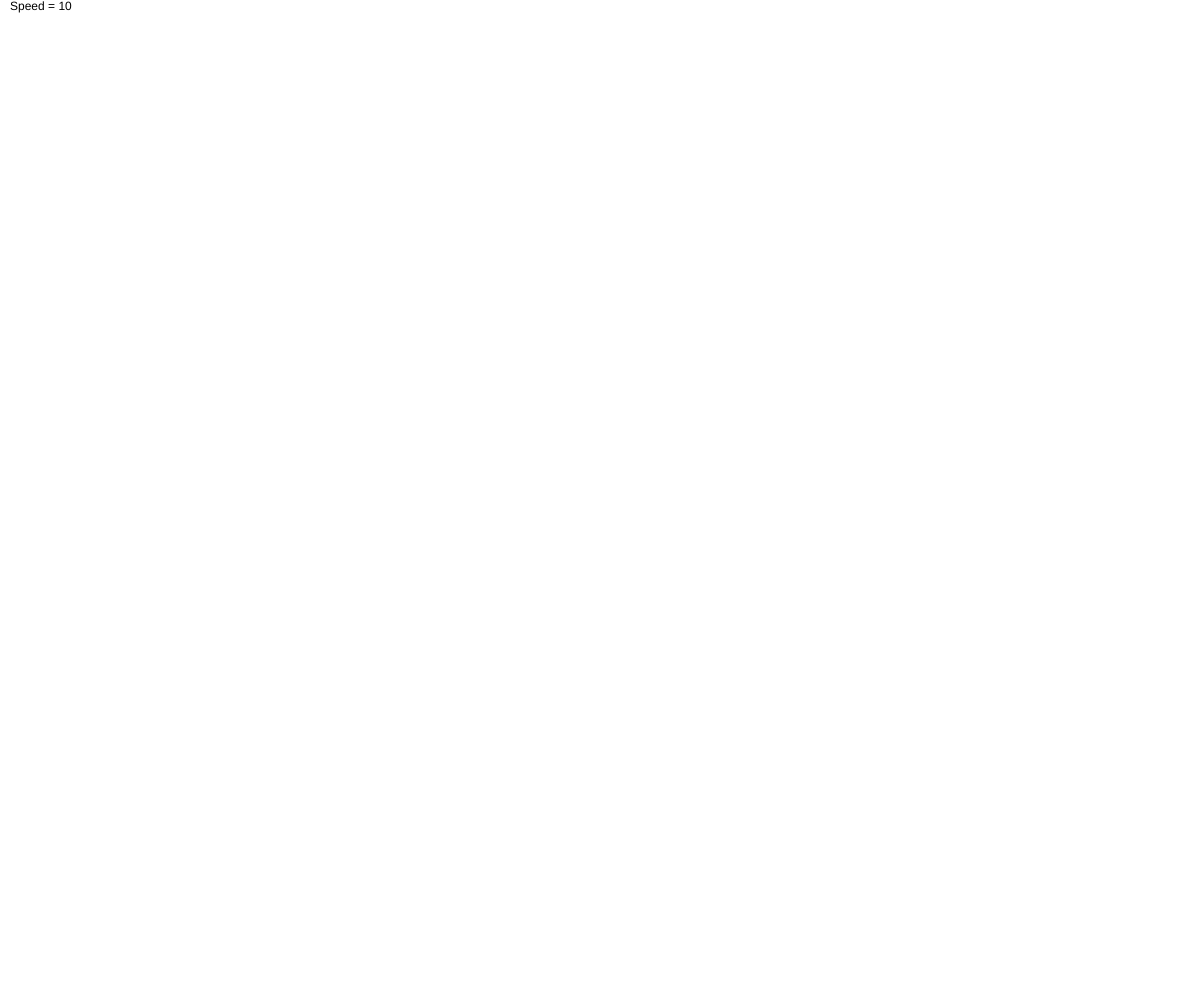
Frame 1 (no input)
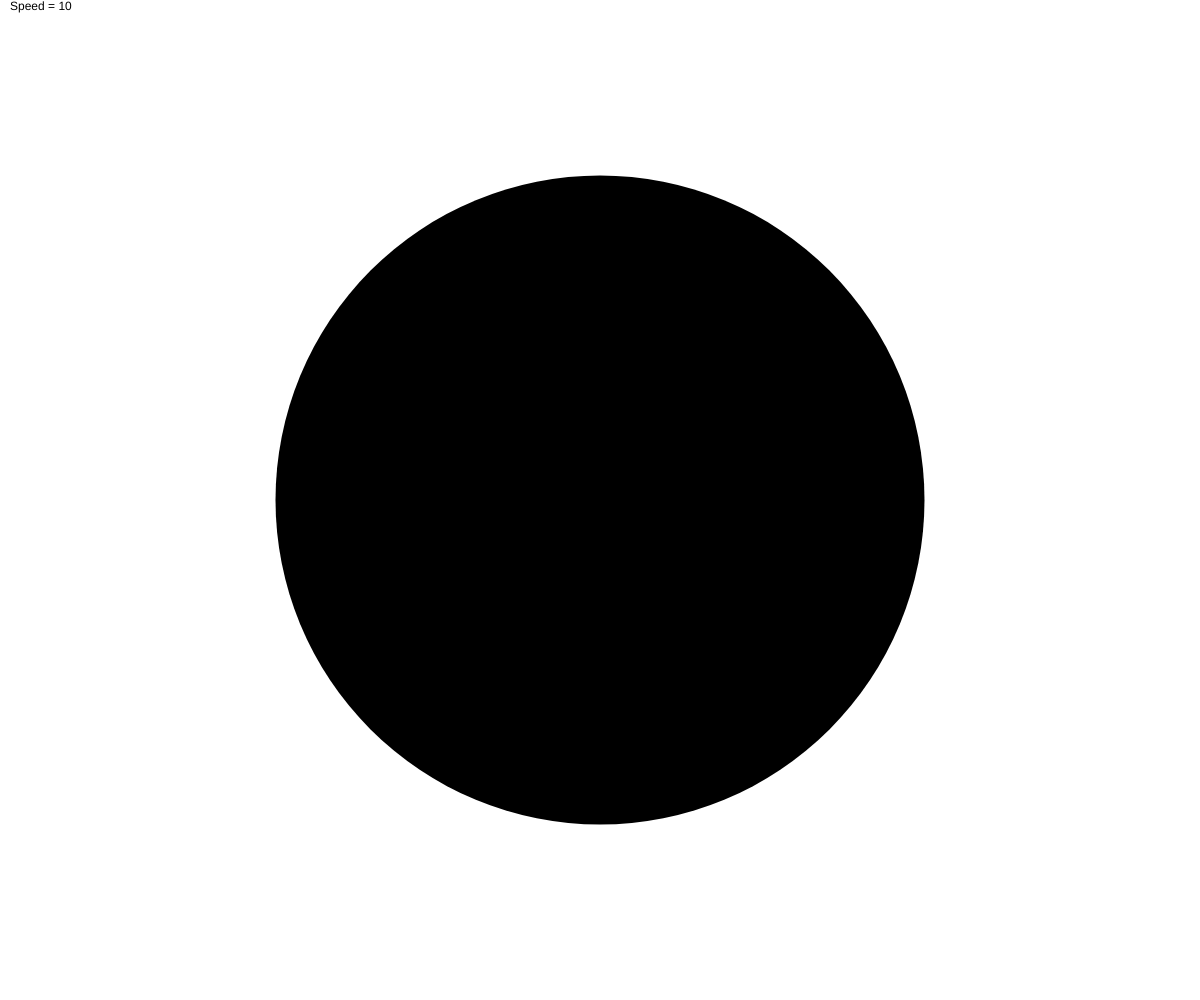
Frame 60 (no input)
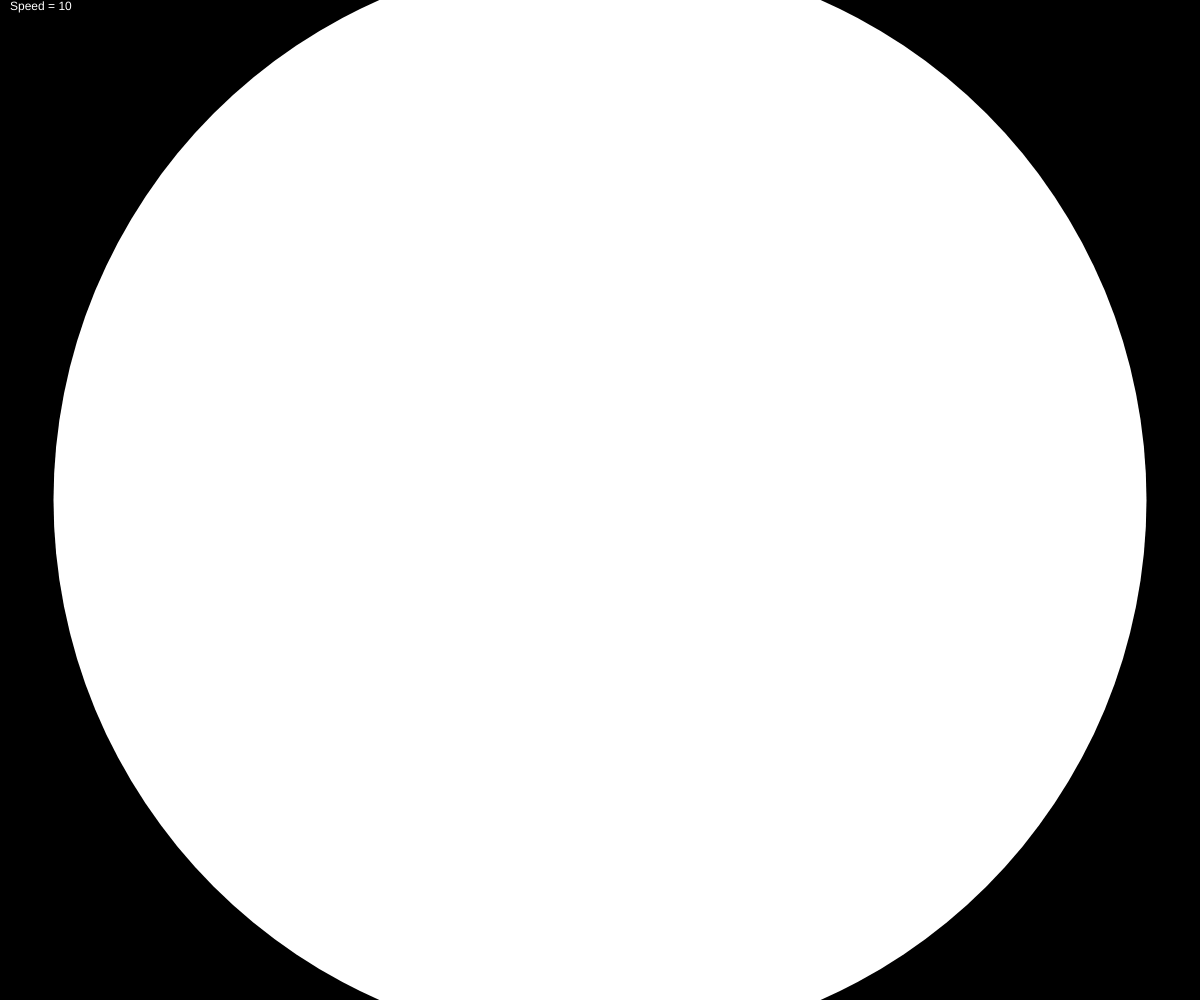
Frame 120 (the mouse pressed at the canvas centre since frame 60)

The p5.js sketch that drew these frames (run headless with seeded random() and noise() and a simulated clock; from frame 60 on, the mouse is pressed at the canvas centre):

// p5.js sketch
// ── sketch.js
var direction = 1;
var x = 0
var bgColor = 'white'
var fillColor = 'black'
var speed = 10;

function setup() {
	createCanvas(windowWidth, windowHeight)
}

function draw() {
	
	noStroke()
	background(bgColor)
	text("Speed = " + speed, 10, 10)
	fill(fillColor)
	// fill(0,abs(x-256) , abs(x-256))
	ellipse(windowWidth/2, windowHeight/2, x, x)
	for (i = 0; i <= speed; i++) {
		x = x + 1 * direction
		if (x > windowWidth || x < 0) {
			direction = direction * -1
		}
		if(direction != 1){
			bgColor = 'black'
			fillColor = 'white'
		} else{
			bgColor = 'white'
			fillColor = 'black'
		}
	}
}
